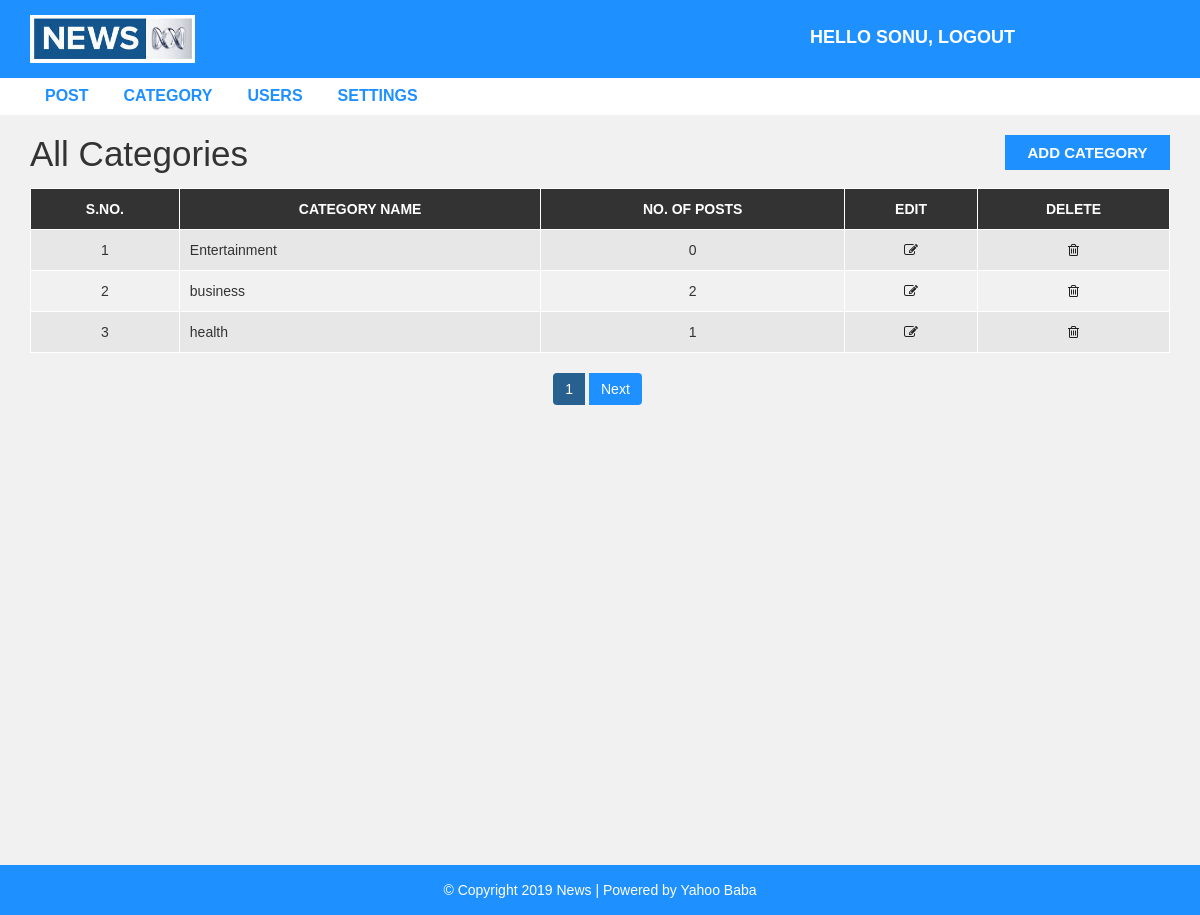
/admin/category.php (signed in), run on the app's committed database.
### tables this page shows
CREATE TABLE `category` (
  `category_id` int(11) NOT NULL,
  `category_name` varchar(100) NOT NULL,
  `post` int(11) NOT NULL DEFAULT 0
);

### admin/category.php (the view, shortened to what this page needs)
<?php include "header.php"; ?>
<div id="admin-content">
    <div class="container">
        <div class="row">
            <div class="col-md-10">
                <h1 class="admin-heading">All Categories</h1>
            </div>
            <div class="col-md-2">
                <a class="add-new" href="add-category.php">add category</a>
            </div>
            <div class="col-md-12">
              <?php
                include 'config.php';
                  $limit = 3;
                  if(isset($_GET["page"])){
                      $page = $_GET["page"];
                  }
                  else{
                      $page = 1;
                  };
                  $offset = ($page-1)* $limit;
              $sql = "SELECT * FROM  category ORDER BY category_id DESC Limit $offset,$limit";
              $result = mysqli_query($conn, $sql);
              if (mysqli_num_rows($result) > 0) {
                  $table = '<table class="content-table">';
                  $table .= '<thead>
                                  <th>S.No.</th>
                                  <th>Category Name</th>
                                  <th>No. of Posts</th>
                                  <th>Edit</th>
                                  <th>Delete</th>
                              </thead>
                              <tbody>';
                    $serial = $offset + 1;
                  while($row = mysqli_fetch_assoc($result)) {
                    $table .= "<tr>
                            <td class='id'>{$serial}</td>
                            <td>{$row["category_name"]}</td>
                            <td>{$row["post"]}</td>
                            <td class='edit'><a href='update-category.php?id={$row['category_id']}' ><i class='fa fa-edit'></i></a></td>
                            <td class='delete'><a href='delete-category.php?id={$row['category_id']}'><i class='fa fa-trash-o'></i></a></td>
                        </tr>";
                        $serial++;
                  }
                  $table .= '</tbody></table>';
                  echo $table;
              } else {
                  echo "<h3>No Results Found.</h3>";
              }
              $sql1 = "SELECT COUNT(category_id) FROM category";
              $result_1 = mysqli_query($conn,$sql1);
              $row_db = mysqli_fetch_row($result_1);
              $total_record = $row_db[0];
              $total_page = ( $total_record / $limit);
              echo  "<ul class='pagination admin-pagination'>";
                  if($total_record > $limit){
                      for ($i=1; $i<=$total_page ; $i++) {
                          if($i == $page){
                              $cls ='btn-primary active';
                          }else{
                              $cls ='btn-primary';
                          }
                          echo"<li><a href='category.php?page=".$i."' class='{$cls}'>$i</a></li>";
                      }
                  }
                  if($total_page>$page){
                      echo"<li> <a href='category.php?page=".($page+1)."'>Next</a></li>";
                  }
              echo "</ul>";
              ?>
            </div>
        </div>
    </div>
</div>
<?php include "footer.php"; ?>

### css/style.css (style rules this page uses)
body { background: #f1f1f1; font-family: sans-serif,arial,Helvetica; }
a, a:hover, a:focus { text-decoration: none; outline: none; }
ul { margin:0; padding:0; list-style:none; }
#admin-content { padding: 20px 0; min-height: 750px; }
#admin-content .admin-heading { font-size: 35px; margin: 0 0 15px; }
#admin-content .add-new { color: #fff; background-color: #1E90FF; font-size: 15px; font-weight: 600; text-align: center; text-transform: uppercase; padding: 7px 10px; display: block; transition: all 0.3s; }
#admin-content .content-table { border: 1px solid #000; width: 100%; margin: 0 0 20px; }
#admin-content .content-table thead { color: #fff; background-color: #333; }
#admin-content .content-table th { padding: 10px; border: 1px solid #fff; font-weight: 600; text-align: center; text-transform: uppercase; }
#admin-content .content-table tbody { color: #333; }
#admin-content .content-table tbody tr { background-color: #e7e7e7; }
#admin-content .content-table tbody tr:nth-child(even) { background-color: transparent; }
#admin-content .content-table tbody td { padding: 10px; border: 1px solid #fff; text-align: center; }
#admin-content .content-table tbody td:nth-child(2) { text-align: left; }
#admin-content .admin-pagination { margin: 0; }
#admin-content .admin-pagination li a { display: block; }
.id, .edit, .delete { text-align:center; }
.pagination { display: block; text-align: center; margin: 0; }
.pagination li { display:inline-block; margin: 0 5px 0 0; }
.pagination li a { border: none; background: #1e90ff; color: #fff; }
i.fa { color:#222; }

### data on the page
category: category_name "Entertainment", post "0"
category: category_name "business", post "2"
category: category_name "health", post "1"

### other printed values
$_SESSION["username"] "SONU"
